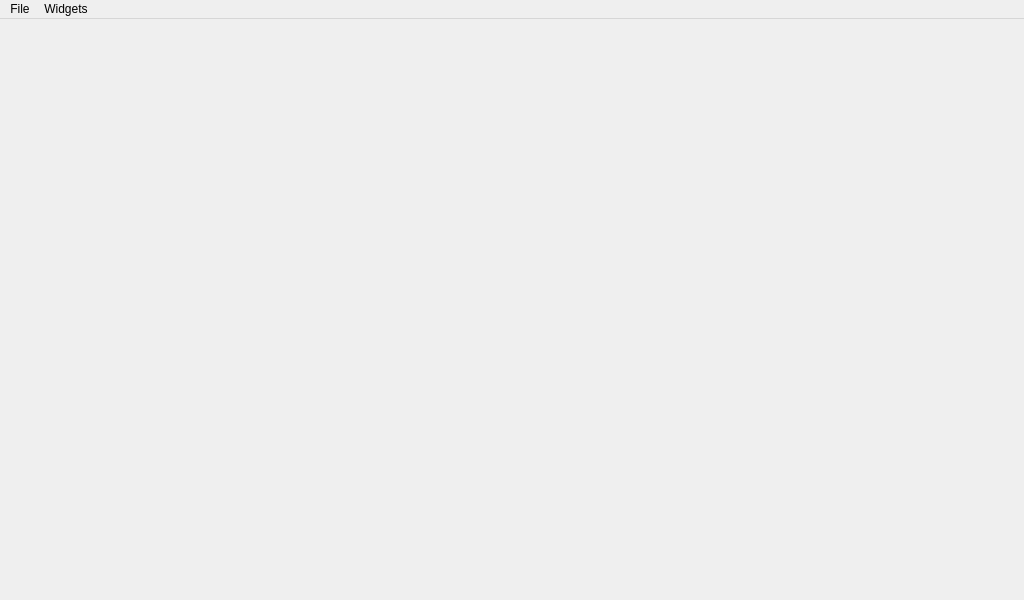
<?xml version="1.0" encoding="UTF-8"?>
<ui version="4.0">
 <class>MainWindow</class>
 <widget class="QMainWindow" name="MainWindow">
  <property name="geometry">
   <rect>
    <x>0</x>
    <y>0</y>
    <width>1024</width>
    <height>600</height>
   </rect>
  </property>
  <property name="minimumSize">
   <size>
    <width>640</width>
    <height>400</height>
   </size>
  </property>
  <property name="baseSize">
   <size>
    <width>1100</width>
    <height>800</height>
   </size>
  </property>
  <property name="mouseTracking">
   <bool>false</bool>
  </property>
  <property name="windowTitle">
   <string>MGMainWindow</string>
  </property>
  <property name="styleSheet">
   <string notr="true"/>
  </property>
  <widget class="QWidget" name="centralWidget">
   <property name="sizePolicy">
    <sizepolicy hsizetype="MinimumExpanding" vsizetype="MinimumExpanding">
     <horstretch>0</horstretch>
     <verstretch>0</verstretch>
    </sizepolicy>
   </property>
   <property name="minimumSize">
    <size>
     <width>200</width>
     <height>150</height>
    </size>
   </property>
  </widget>
  <widget class="QMenuBar" name="menuBar">
   <property name="geometry">
    <rect>
     <x>0</x>
     <y>0</y>
     <width>1024</width>
     <height>22</height>
    </rect>
   </property>
   <widget class="QMenu" name="menuFile">
    <property name="title">
     <string>File</string>
    </property>
    <addaction name="actionExit"/>
   </widget>
   <widget class="QMenu" name="menuWidgets">
    <property name="title">
     <string>Widgets</string>
    </property>
   </widget>
   <addaction name="menuFile"/>
   <addaction name="menuWidgets"/>
  </widget>
  <widget class="QStatusBar" name="statusBar">
   <property name="sizeGripEnabled">
    <bool>false</bool>
   </property>
  </widget>
  <action name="actionExit">
   <property name="text">
    <string>Exit</string>
   </property>
   <property name="shortcut">
    <string>Ctrl+Q</string>
   </property>
  </action>
  <action name="actionAdd_Link">
   <property name="text">
    <string>Manage Communication Links</string>
   </property>
  </action>
  <action name="actionAdvanced_Mode">
   <property name="checkable">
    <bool>true</bool>
   </property>
   <property name="text">
    <string>Advanced Mode</string>
   </property>
  </action>
 </widget>
 <layoutdefault spacing="6" margin="11"/>
 <resources/>
 <connections>
  <connection>
   <sender>actionExit</sender>
   <signal>triggered()</signal>
   <receiver>MainWindow</receiver>
   <slot>close()</slot>
   <hints>
    <hint type="sourcelabel">
     <x>-1</x>
     <y>-1</y>
    </hint>
    <hint type="destinationlabel">
     <x>299</x>
     <y>199</y>
    </hint>
   </hints>
  </connection>
 </connections>
</ui>
